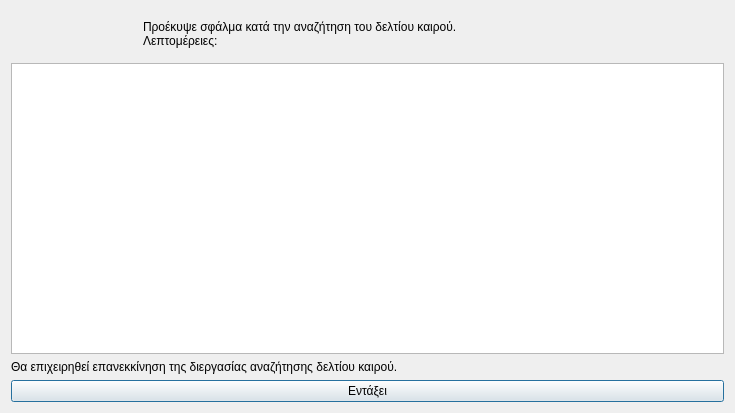
<?xml version="1.0" encoding="UTF-8"?>
<ui version="4.0">
 <class>Dialog</class>
 <widget class="QDialog" name="Dialog">
  <property name="geometry">
   <rect>
    <x>0</x>
    <y>0</y>
    <width>735</width>
    <height>413</height>
   </rect>
  </property>
  <property name="windowTitle">
   <string>Σφάλμα στην διεργασία αναζήτησης δελτίου καιρού</string>
  </property>
  <property name="windowIcon">
   <iconset resource="../../../../icons.qrc">
    <normaloff>:/rest-windows/assets/images/rest-windows/information.png</normaloff>:/rest-windows/assets/images/rest-windows/information.png</iconset>
  </property>
  <layout class="QGridLayout" name="gridLayout">
   <item row="0" column="0">
    <widget class="QFrame" name="frame">
     <property name="styleSheet">
      <string notr="true">QFrame{border:0px;}</string>
     </property>
     <property name="frameShape">
      <enum>QFrame::StyledPanel</enum>
     </property>
     <property name="frameShadow">
      <enum>QFrame::Raised</enum>
     </property>
     <layout class="QHBoxLayout" name="horizontalLayout">
      <item>
       <widget class="QLabel" name="image_label">
        <property name="maximumSize">
         <size>
          <width>117</width>
          <height>117</height>
         </size>
        </property>
        <property name="text">
         <string/>
        </property>
        <property name="pixmap">
         <pixmap resource="../../../../icons.qrc">:/rest-windows/assets/images/rest-windows/information.png</pixmap>
        </property>
        <property name="scaledContents">
         <bool>true</bool>
        </property>
       </widget>
      </item>
      <item>
       <widget class="QLabel" name="label">
        <property name="text">
         <string>Προέκυψε σφάλμα κατά την αναζήτηση του δελτίου καιρού.
Λεπτομέρειες:</string>
        </property>
        <property name="alignment">
         <set>Qt::AlignJustify|Qt::AlignVCenter</set>
        </property>
       </widget>
      </item>
     </layout>
    </widget>
   </item>
   <item row="3" column="0">
    <widget class="QPushButton" name="ok">
     <property name="text">
      <string>Εντάξει</string>
     </property>
     <property name="icon">
      <iconset resource="../../../../icons.qrc">
       <normaloff>:/rest-windows/assets/images/rest-windows/ok.png</normaloff>:/rest-windows/assets/images/rest-windows/ok.png</iconset>
     </property>
    </widget>
   </item>
   <item row="1" column="0">
    <widget class="QPlainTextEdit" name="details"/>
   </item>
   <item row="2" column="0">
    <widget class="QLabel" name="label_2">
     <property name="text">
      <string>Θα επιχειρηθεί επανεκκίνηση της διεργασίας αναζήτησης δελτίου καιρού.</string>
     </property>
     <property name="alignment">
      <set>Qt::AlignJustify|Qt::AlignVCenter</set>
     </property>
    </widget>
   </item>
  </layout>
 </widget>
 <tabstops>
  <tabstop>details</tabstop>
  <tabstop>ok</tabstop>
 </tabstops>
 <resources>
  <include location="../../../../icons.qrc"/>
  <include location="../../../../icons.qrc"/>
  <include location="../../../../icons.qrc"/>
  <include location="../../../../icons.qrc"/>
  <include location="../../../../icons.qrc"/>
 </resources>
 <connections/>
</ui>
